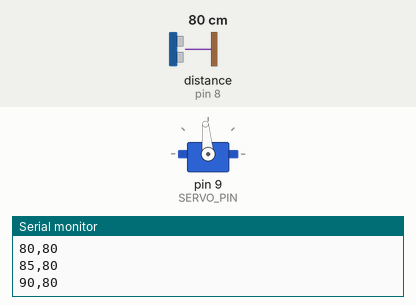
Recording of a sketch running on a simulated Arduino Uno, built with avr-gcc and run on an emulated ATmega328P. On the bench: servo, the last lines printed to the serial monitor. Wiring (inferred from the names in the program): ultrasonic range finder: trigger pin 7; echo pin 8. Inputs (shaded band) come from the test bench; at power-on: distance to the obstacle (sensor on pin 8) 80 cm. The echo pulse lasts 58.3 µs per cm.

Above: at 1.25 s.
1.3 s: distance to the obstacle (sensor on pin 8) set to 2 cm
At 2.34 s:
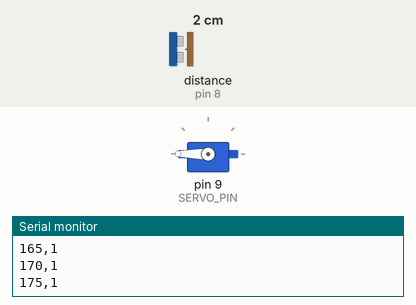
4.3 s: distance to the obstacle (sensor on pin 8) set to 120 cm
At 4.63 s:
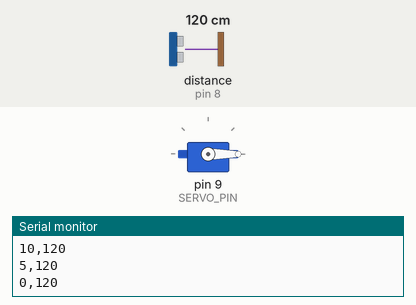
7.3 s: distance to the obstacle (sensor on pin 8) set to 4 cm
At 7.47 s:
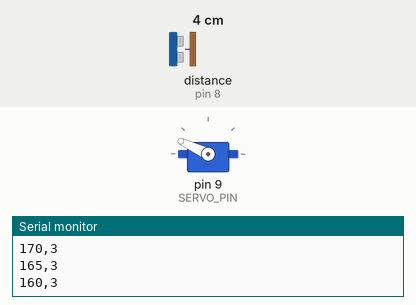
Timing chart, 0 to 16.3 s (numbered marks = the images above; inputs shaded):
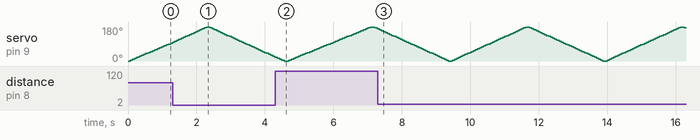

The sketch:

03______.ino
```cpp
/*
 * 案例 3：超声波雷达扫描仪（进阶）
 * 功能：舵机带动 HC-SR04 在 0~180° 间来回扫描，串口输出“角度,距离”
 *       可配合串口绘图器（Arduino IDE：工具 -> 串口绘图器）看波形
 * 接线：舵机信号线->D9, VCC->5V, GND->GND（舵机较多时建议独立供电）
 *       HC-SR04 Trig->D7, Echo->D8, VCC->5V, GND->GND
 * 板子：Arduino Uno
 */
#include <Servo.h>

const int TRIG_PIN = 7;
const int ECHO_PIN = 8;
const int SERVO_PIN = 9;

Servo radar;

long readDistanceCM() {
  digitalWrite(TRIG_PIN, LOW);
  delayMicroseconds(2);
  digitalWrite(TRIG_PIN, HIGH);
  delayMicroseconds(10);
  digitalWrite(TRIG_PIN, LOW);
  long duration = pulseIn(ECHO_PIN, HIGH, 30000);
  return duration / 58;
}

void setup() {
  pinMode(TRIG_PIN, OUTPUT);
  pinMode(ECHO_PIN, INPUT);
  radar.attach(SERVO_PIN);
  Serial.begin(9600);
  Serial.println("angle,distance");  // 表头，方便导入表格
}

void loop() {
  for (int angle = 0; angle <= 180; angle += 5) {   // 正向扫描
    radar.write(angle);
    delay(60);  // 等舵机转到位
    Serial.print(angle);
    Serial.print(",");
    Serial.println(readDistanceCM());
  }
  for (int angle = 180; angle >= 0; angle -= 5) {   // 反向扫描
    radar.write(angle);
    delay(60);
    Serial.print(angle);
    Serial.print(",");
    Serial.println(readDistanceCM());
  }
}
```
